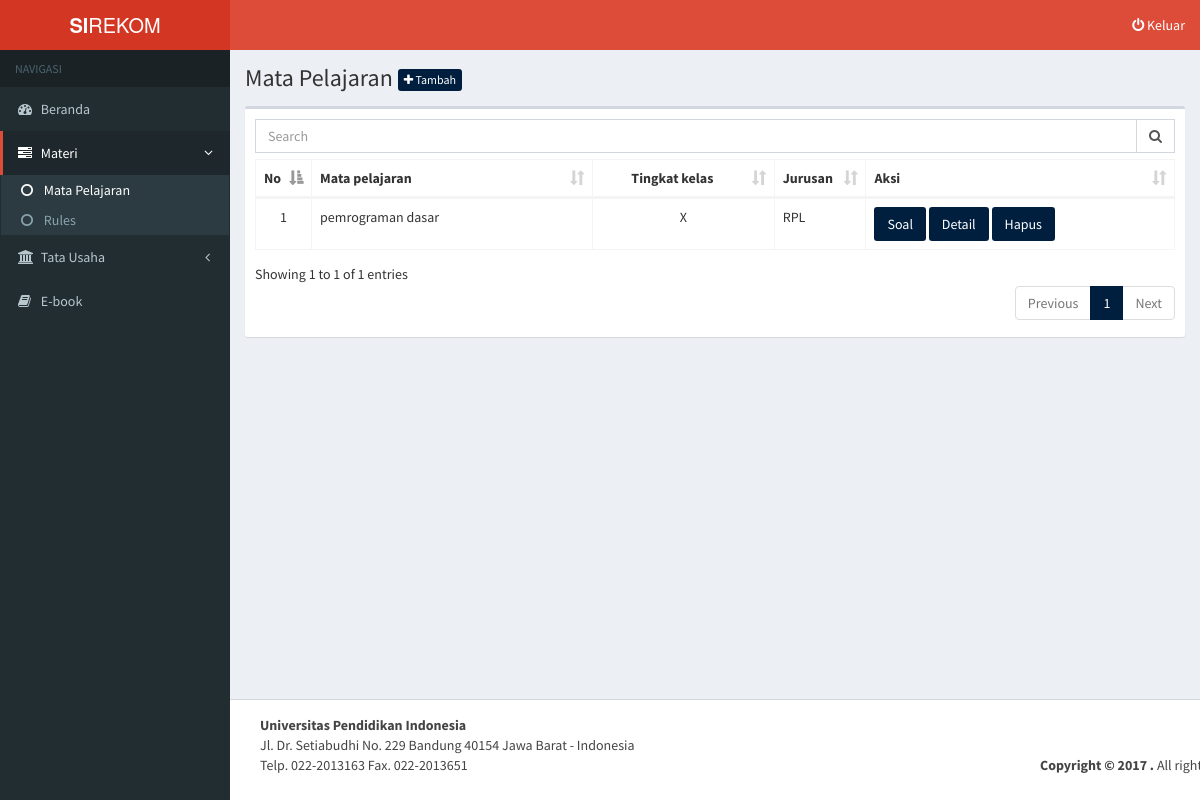
The app's page /index.php/guru/mata_pelajaran with its own data.
### tables this page shows
CREATE TABLE IF NOT EXISTS `r_matpel_tingkat_kelas` (
`id_matpel_tingkat_kelas` int(11) NOT NULL,
  `id_mata_pelajaran` mediumint(9) NOT NULL,
  `id_tk_jurusan` int(11) NOT NULL
);

CREATE TABLE IF NOT EXISTS `t_mata_pelajaran` (
`id_mata_pelajaran` int(11) NOT NULL,
  `nama_mata_pelajaran` varchar(200) NOT NULL
);

CREATE TABLE IF NOT EXISTS `t_tingkat_kelas` (
`id_tingkat_kelas` int(11) NOT NULL,
  `tingkat_kelas` varchar(10) NOT NULL
);

CREATE TABLE IF NOT EXISTS `t_jurusan` (
`id_jurusan` int(11) NOT NULL,
  `nama_jurusan` varchar(200) NOT NULL
);

### application/controllers/guru.php (called while the page is built, shortened)
<?php if ( ! defined('BASEPATH')) exit('No direct script access allowed');
class Guru extends CI_Controller {
  public function __construct (){
    $this->load->model ('m_guru');
    $this->load->helper('file');
    $this->load->library('pagination');
  }
  public function mata_pelajaran(){
    $data['matpel'] = $this->m_guru->get_matpel()->result_array();
    $data['tingkat_kelas'] = $this->m_guru->get_tingkat_kelas()->result_array();
    $data['jurusan'] = $this->m_guru->get_jurusan()->result_array();
    $this->load->view('guru/list_matpel', $data);
  }
}

### index.php (called while the page is built, shortened)
<?php
require_once BASEPATH.'core/CodeIgniter.php';

### application/models/m_guru.php (called while the page is built, shortened)
<?php
class m_guru extends CI_Model {
    function get_matpel(){
        $this->db->select('*');
        $this->db->from('r_matpel_tingkat_kelas mtk');
        $this->db->join('t_mata_pelajaran mp', 'mtk.id_mata_pelajaran = mp.id_mata_pelajaran');
        $this->db->join('r_tk_jurusan tj', 'mtk.id_tk_jurusan = tj.id_tk_jurusan');
        $this->db->join('t_tingkat_kelas tk', 'tk.id_tingkat_kelas = tj.id_tingkat_kelas');
        $this->db->join('t_jurusan j', 'j.id_jurusan = tj.id_jurusan');
        return $this->db->get();
    }
    function get_tingkat_kelas(){
        $this->db->select('*');
        $this->db->from('t_tingkat_kelas');
        return $this->db->get();
    }
    function get_jurusan(){
        $this->db->select('*');
        $this->db->from('t_jurusan');
        return $this->db->get();
    }
}

### application/views/guru/list_matpel.php (the view, shortened to what this page needs)
<!DOCTYPE html>
<html>
<head>
  <link href="<?php echo base_url ()?>assets/bootstrap/css/bootstrap.min.css" rel='stylesheet' type='text/css'>
  <link href="<?php echo base_url ()?>assets/dist/css/AdminLTE.min.css" rel='stylesheet' type='text/css'>
  <link href="<?php echo base_url ()?>assets/dist/css/custom.css" rel='stylesheet' type='text/css'>
  <link href="<?php echo base_url ()?>assets/dist/css/font-awesome.min.css" rel='stylesheet' type='text/css'>
  <link href="<?php echo base_url ()?>assets/dist/css/skins/_all-skins.min.css" rel='stylesheet' type='text/css'>
  <link href="<?php echo base_url ()?>assets/plugins/datatables/dataTables.bootstrap.css" rel='stylesheet' type='text/css'>
</head>
<body class="hold-transition skin-red sidebar-mini">
<div class="wrapper">
  <header class="main-header">
    <a href="<?php echo site_url('home')?>" class="logo">
      <span class="logo-lg"><b>SI</b>REKOM</span>
    </a>
    <nav class="navbar navbar-static-top">
      <div class="navbar-custom-menu">
        <ul class="nav navbar-nav">
          <li>
            <a href="<?php echo site_url('login/logout')?>"><i class="fa fa-power-off"></i> Keluar</a>
          </li>
        </ul>
      </div>
    </nav>
  </header>
  <aside class="main-sidebar">
    <section class="sidebar">
      <ul class="sidebar-menu">
        <li class="header">NAVIGASI</li>
        <li>
          <a href="<?php echo site_url('guru')?>">
            <i class="fa fa-dashboard"></i> <span>Beranda</span>
          </a>
        </li>
        <li class="treeview active">
          <a href="#">
            <i class="fa fa-tasks"></i>
            <span>Materi</span>
            <span class="pull-right-container">
              <i class="fa fa-angle-left pull-right"></i>
            </span>
          </a>
          <ul class="treeview-menu">
            <li class="active"><a href="<?php echo site_url('guru/mata_pelajaran')?>"><i class="fa fa-circle-o"></i> Mata Pelajaran</a></li>            <li><a href=""><i class="fa fa-circle-o"></i> Rules</a></li>
          </ul>
        </li>
        <li class="treeview">
          <a href="#">
            <i class="fa fa-institution"></i>
            <span>Tata Usaha</span>
            <span class="pull-right-container">
              <i class="fa fa-angle-left pull-right"></i>
            </span>
          </a>
        </li>
        <li>
          <a href="">
            <i class="fa fa-book"></i> <span>E-book</span>
          </a>
        </li>
      </ul>
    </section>
  </aside>
  <div class="content-wrapper">
    <section class="content-header">
      <h1>
        Mata Pelajaran
        <a data-toggle="modal" data-target="#myModal" class="btn btn-xs bg-navy"><i class="fa fa-plus"></i> Tambah</a>
      </h1>
    </section>
    <section class="content">
      <div class="row">
      <div class="col-md-12">
        <div class="box">
            <div class="box-body">
              <div class="input-group">
                <input type="text" id="myInputTextField" class="form-control" placeholder="Search">
                <span class="input-group-addon"><i class="fa fa-search"></i></span>
              </div>
              <table id="tableMatpel" class="table table-bordered table-hover">
                <thead>
                   <th width="5%"><center>No</center></th>
                   <th width="31%">Mata pelajaran</th>
                   <th width="20%"><center>Tingkat kelas</center></th>
                   <th width="10%">Jurusan</th>
                   <th width="34%">Aksi</th>
                 </thead>
                 <tbody>
                    <?php $i=1; ?>
                    <?php foreach($matpel as $matpel){ ?>
                      <tr>
                        <td align="center"><?php echo "$i" ?></td>
                        <td><?php echo $matpel['nama_mata_pelajaran'] ?></td>
                        <td align="center"><?php echo $matpel['tingkat_kelas'] ?></td>
                        <td><?php echo $matpel['nama_jurusan'] ?></td>
                        <td>
                          <a href="<?php echo site_url('guru/soal/'.$matpel['id_matpel_tingkat_kelas']) ?>" class="btn bg-navy"> Soal </a>
                          <a href="<?php echo site_url('guru/detail_matpel/'.$matpel['id_matpel_tingkat_kelas']) ?>" class="btn bg-navy"> Detail </a>
                          <a href="<?php echo site_url('guru/hapus_matpel/'.$matpel['id_matpel_tingkat_kelas']) ?>" class="btn bg-navy" onclick="return confirm ('Apakah anda yakin ingin menghapus data ini ?');"> Hapus </a>
                        </td>
                      </tr>
                    <?php $i++;}?>
                 </tbody>
              </table>
            </div>
          </div>
      </div>
    </div>
    </section>
  </div>
    <footer class="main-footer">
    <div class="container">
      <div class="row">
        <div class="col-md-8">
          <p><strong>Universitas Pendidikan Indonesia</strong><br>Jl. Dr. Setiabudhi No. 229 Bandung 40154 Jawa Barat - Indonesia<br>Telp. 022-2013163 Fax. 022-2013651</p>
        </div>
        <div class="col-md-4">
          <br><br>
          <strong>Copyright &copy; 2017 .</strong> All rights
          reserved.
        </div>
      </div>
    </div>
  </footer>
</div>
</body>
</html>

### records on screen
r_matpel_tingkat_kelas: id_mata_pelajaran.nama_mata_pelajaran "pemrograman dasar", t_tingkat_kelas.tingkat_kelas "X", t_jurusan.nama_jurusan "RPL"
